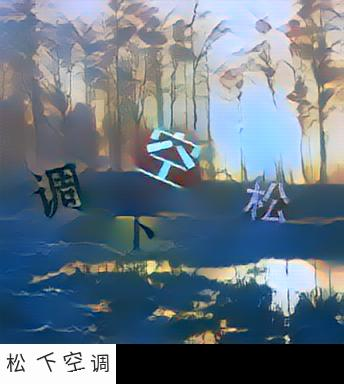
#> input picture cv2/test.jpg, 344 x 384 px
$ python morphological.py
#> lines starting #> are read from the running program, lines starting #| are printed output that depends on the picture
import cv2
import numpy as np

# img = cv2.imread('test.jpg', 0)
img = cv2.imread('test.jpg')
#> img is the input picture: shape (384, 344, 3); mean B, G, R 133.2, 119.9, 104.9
kernel = np.ones((5,5),np.uint8)
# erosion = cv2.dilate(img,kernel,iterations = 1)
# erosion = cv2.morphologyEx(img, cv2.MORPH_OPEN, kernel)
erosion = cv2.morphologyEx(img, cv2.MORPH_GRADIENT, kernel)
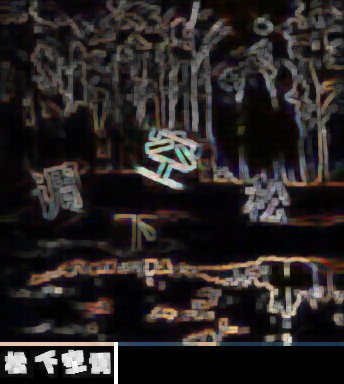
#> erosion: shape (384, 344, 3); mean B, G, R 35.3, 35.8, 40.5


cv2.imshow('image',erosion)
cv2.waitKey(0)
cv2.destroyAllWindows()
